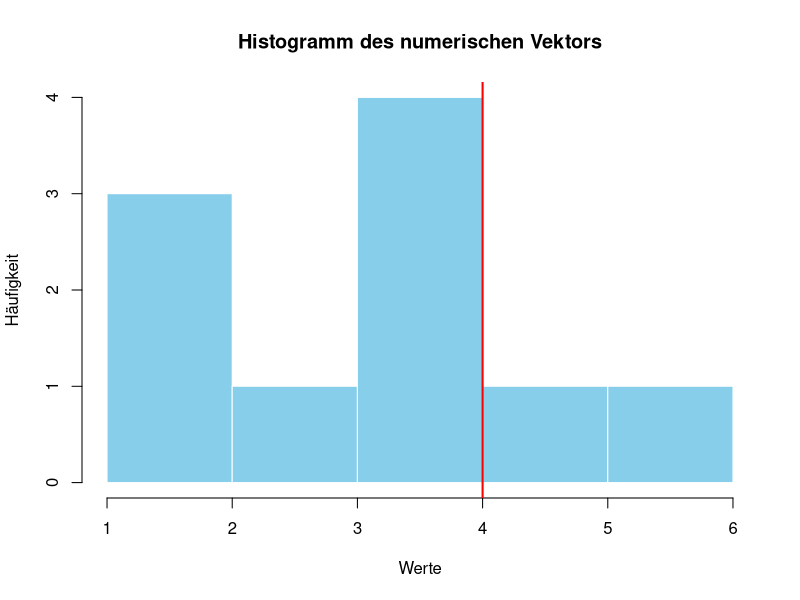

The R source for this figure:
#Modus

# Funktion zum Berechnen des Modus
find_mode <- function(x) {
  u <- unique(x)
  tab <- tabulate(match(x, u))
  u[tab == max(tab)]
}


# Berechnung des Modus für einen numerischen Vektor
data_numeric <- c(1, 2, 2, 3, 4, 4, 4, 4, 5, 6)
mode_numeric <- find_mode(data_numeric)
cat("Der Modus des numerischen Vektors ist:", mode_numeric, "\n")

# Histogramm zur Visualisierung der Verteilung
hist(data_numeric, main="Histogramm des numerischen Vektors",
     xlab="Werte", ylab="Häufigkeit", col="skyblue", border="white")

# Markiere den Modus im Histogramm
abline(v = mode_numeric, col = "red", lwd = 2)